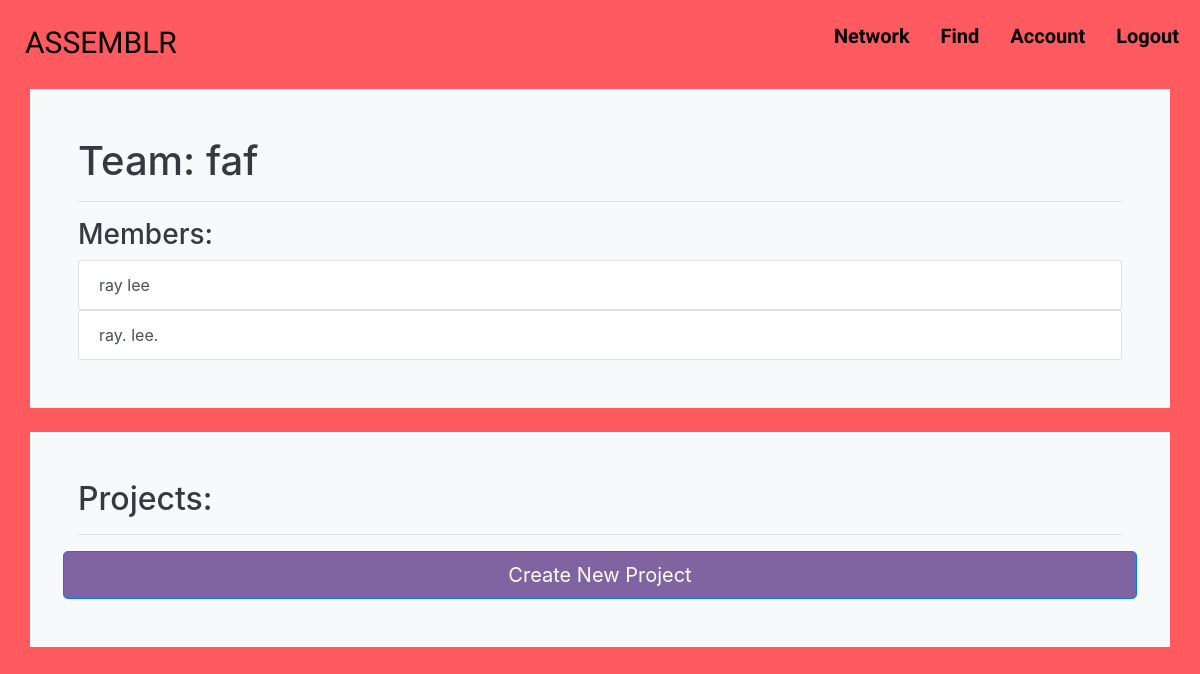
Page /team/0 (signed in) on the earlier database version.
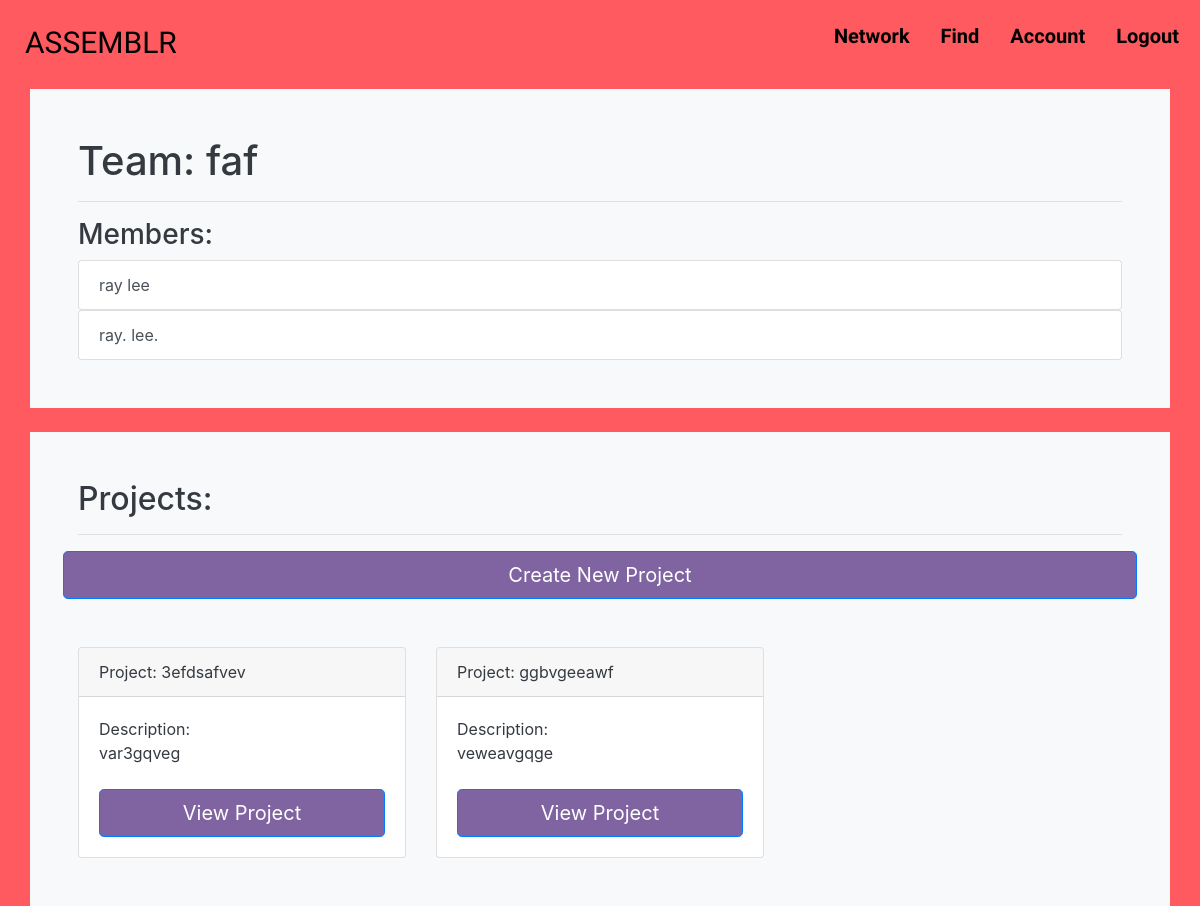
Same page on the later database version.
### utl/models.py (models this page shows, shortened)
class Team(db.Model):
    id = db.Column(db.Integer, primary_key=True)
    teamname = db.Column(db.String(20), nullable=False)

class User(db.Model):
    uid = db.Column(db.Integer, primary_key=True)
    firstname = db.Column(db.Text, nullable=False)
    lastname = db.Column(db.Text, nullable=False)
    email = db.Column(db.String(200), unique=True, nullable=False)
    github = db.Column(db.String(200), unique=True, nullable=False)
    password = db.Column(db.Text, nullable=False)
    age = db.Column(db.Integer, nullable=False)
    city = db.Column(db.Text, nullable=False)
    bio = db.Column(db.Text, nullable=False)

class Project(db.Model):
    id = db.Column(db.Integer, primary_key=True)
    projectname = db.Column(db.String(20), nullable=False)
    description = db.Column(db.Text, nullable=False)
    repo = db.Column(db.Text, nullable=False)
    teamid = db.Column(db.Integer, nullable=False)

### assemblr.py (the view)
@app.route("/team/<teamid>")
@login_required
def team(teamid):
    teamid = int(teamid)
    teamObject = Team.query.filter_by(id=teamid).first()
    members = Member.query.filter_by(teamid=teamid).all()
    memberUsers = []
    for member in members:
        user = User.query.filter_by(uid=member.uid).first()
        memberUsers.append(user)
    projects = Project.query.filter_by(teamid=teamid).all()
    return render_template(
        "team.html",
        team = teamObject,
        members = memberUsers,
        projects = projects,
        teamid = teamid
    )

### assemblr.py (called while the page is built)
def login_required(f):
    @wraps(f)
    def decorated_function(*args, **kwargs):
        if "uid" not in session:
            flash("You must be logged in to view this page", "error")
            return redirect(url_for('root'))
        return f(*args, **kwargs)
    return decorated_function

### templates/team.html (shortened to what this page needs)
{% extends "base.html" %}
{% block body %}
<div class="mt-4">
    <div class="container p-5 bg-light text-dark" style="width: 100rem;">
        <h1>Team: {{team.teamname}}</h1>
        <hr>
        <h3>Members:</h3>
        {% for user in members %}
        <div class="list-group">
            <a href="/profile/{{user.uid}}" class="list-group-item list-group-item-action">
                {{user.firstname}} {{user.lastname}}
            </a>
        </div>
        {% endfor %}
    </div>
    <br>
    <div class="container p-5 bg-light text-dark" style="width: 100rem;">
        <h2>Projects:</h2>
        <hr>
        <div class="row">
            <a href="/new_project/{{team.id}}" class="btn btn-primary btn-lg btn-block">Create New Project</a>
            {% for project in projects %}
            <div class="col-md-4 mt-5">
                <div class="card">
                    <div class="card-header">Project: {{project.projectname}}</div>
                    <div class="card-body">
                        <div class="card-text">
                            Description:<br>
                            {{project.description}}
                        </div>
                        <br>
                        <a href="/project/{{project.id}}" class="btn btn-primary btn-lg btn-block">View Project</a>
                    </div>
                </div>
            </div>
            {% endfor %}
        </div>
    </div>
</div>
{% endblock %}

### templates/base.html (shortened to what this page needs)
<!DOCTYPE html>
{% block scroll %}
<html style="overflow-y:hidden">
{% endblock %}
    <head>
        <link rel="stylesheet" href="https://stackpath.bootstrapcdn.com/bootstrap/4.3.1/css/bootstrap.min.css"
>
        <link rel="stylesheet" href="../static/css/style.css">
        <link rel="stylesheet" href="../static/css/nav.css">
    </head>
    <body {% block color %} style = "background-color: #FF5A5F;" {% endblock %}>
        <div class="container-fluid m-auto">
            {% block nav %}
            <div style="margin-top: 20px; display: flex;">
                <a href="/home" class="nav-content">ASSEMBLR</a>
            </div>
            <nav>
                <div class="nav-content">
                    <table>
                        <th><a href="/network">Network</a></th>
                        <th><a href="/find">Find</a></th>
                        <th><a href="/profile/{{ session['uid'] }}">Account</a></th>
                        <th><a href="/logout">Logout</a></th>
                    </table>
                </div>
            </nav>
            {% endblock %}
            {% block body %}
            {% endblock %}
        </div>
    </body>
</html>

### static/css/style.css (style rules this page uses)
html { scroll-behavior: smooth; scrollbar-width: none; -ms-overflow-style: none; }
.nav-content { font-family: 'Raleway', 'sans-serif'; font-size: 30px; margin-left: 10px; color: black; }
.btn-primary, .btn-primary:hover, .btn-primary:active, .btn-primary:visited { background-color: #8064A2 !important; }

### static/css/nav.css (style rules this page uses)
nav { margin-right: 20px; height: 7vh; position: fixed; z-index: 1; top: 0; right: 0; overflow-x: hidden; overflow-y: hidden; padding-top: 20px; font-family: "Lexend Deca", serif; text-align: center; transition: 0.5s; }
nav a { font-size: 20px; display: block; color: black; font-weight: bold; text-decoration: none; transition: 0.3s; cursor: pointer; }
.nav-content { display: block; }
.nav-content table th { padding-left: 30px; }

Differences in the rows shown:
added Project: projectname "3efdsafvev", description "var3gqveg"
added Project: projectname "ggbvgeeawf", description "veweavgqge"
